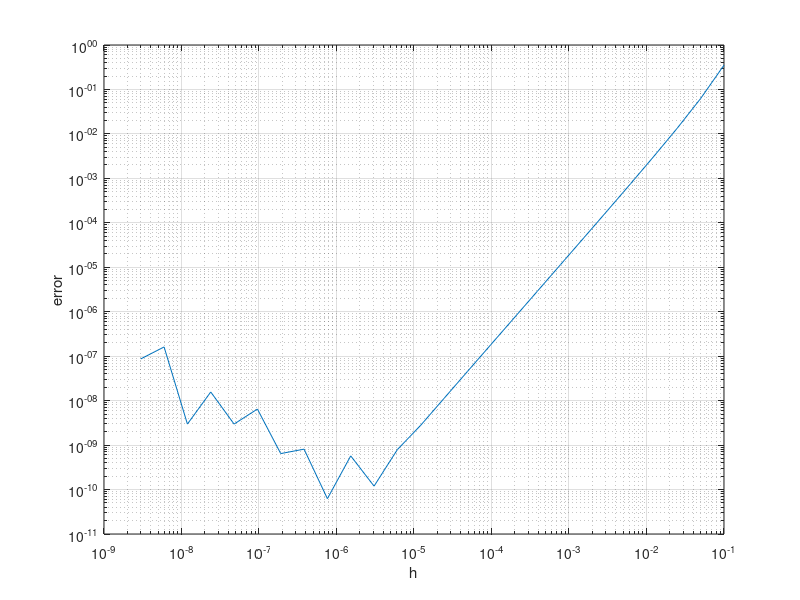

Write the MATLAB code that produced this figure.
h = 0.1 * 2.^(0:-1:-25);
app = (4*tan(1.0+h)-3*tan(1.0)-tan(1.0+2*h))./(2*h);
err = app - 1./cos(1.0)^2;

loglog(h, abs(err))
grid
xlabel('h')
ylabel('error')
